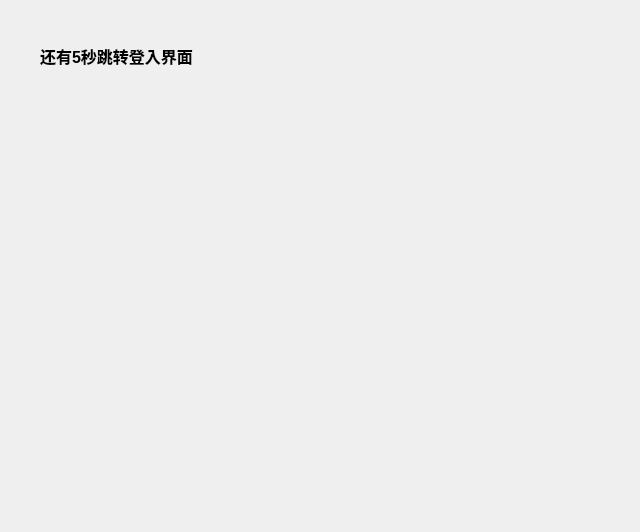
<?xml version="1.0" encoding="UTF-8"?>
<ui version="4.0">
 <class>Form</class>
 <widget class="QWidget" name="Form">
  <property name="geometry">
   <rect>
    <x>0</x>
    <y>0</y>
    <width>640</width>
    <height>532</height>
   </rect>
  </property>
  <property name="windowTitle">
   <string>Form</string>
  </property>
  <widget class="QLabel" name="label">
   <property name="geometry">
    <rect>
     <x>0</x>
     <y>-20</y>
     <width>731</width>
     <height>571</height>
    </rect>
   </property>
   <property name="text">
    <string/>
   </property>
   <property name="pixmap">
    <pixmap>pic/splash.jpg</pixmap>
   </property>
  </widget>
  <widget class="QLabel" name="label_2">
   <property name="geometry">
    <rect>
     <x>40</x>
     <y>40</y>
     <width>201</width>
     <height>31</height>
    </rect>
   </property>
   <property name="font">
    <font>
     <family>Arial</family>
     <pointsize>12</pointsize>
     <weight>75</weight>
     <bold>true</bold>
     <underline>false</underline>
    </font>
   </property>
   <property name="text">
    <string>还有5秒跳转登入界面</string>
   </property>
   <property name="textFormat">
    <enum>Qt::AutoText</enum>
   </property>
  </widget>
 </widget>
 <resources/>
 <connections/>
</ui>
